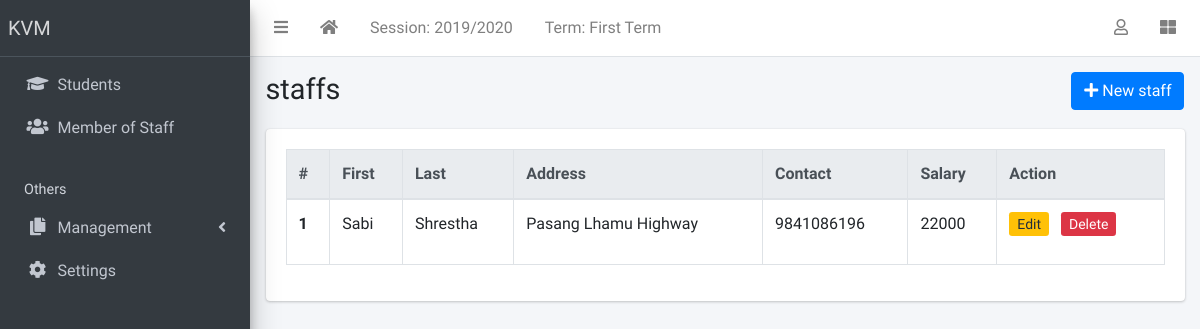
Screenshot of /teachers/ with the database file from the repository.
### main/models.py (models this page shows, shortened)
class AcademicSession(models.Model):
  name = models.CharField(max_length=200, unique=True)
  current = models.BooleanField(default=False, null=True)
  class Meta:
    ordering = ['-name']

class AcademicTerm(models.Model):
  name = models.CharField(max_length=20, unique=True)
  current = models.BooleanField(default=False, null=True)
  class Meta:
    ordering = ['name']

class SiteConfig(models.Model):
  key = models.SlugField()
  value = models.CharField(max_length=200)

### accounts/models.py (models this page shows, shortened)
class User(AbstractBaseUser, PermissionsMixin):
    class Types(models.TextChoices):
        ADMIN = "ADMIN", "Admin"
        STUDENT = "STUDENT", "Student"
        TEACHER = "TEACHER", "Teacher"
        PARENT = "PARENT","Parent"
    base_type = Types.STUDENT
    _type = models.CharField(
        _("Type"), max_length=50, choices=Types.choices, default=base_type
    )
    email = models.EmailField(max_length=254, unique=True)
    first_name = models.CharField(max_length=128)
    last_name = models.CharField(max_length=128)
    is_staff = models.BooleanField(default=False)
    is_superuser = models.BooleanField(default=False)
    is_active = models.BooleanField(default=True)
    last_login = models.DateTimeField(null=True, blank=True)
    date_joined = models.DateTimeField(auto_now_add=True)
    USERNAME_FIELD = 'email'
    EMAIL_FIELD = 'email'
    REQUIRED_FIELDS = ['first_name','last_name','_type']
    objects = UserManager()

class TeacherProfile(models.Model):
    user = models.OneToOneField(User, on_delete=models.CASCADE, related_name='TeacherProfile')
    address = models.CharField(max_length=255, null=True, blank=True)
    education = models.CharField(max_length=255, null=True, blank=True)
    major_subject = models.CharField(max_length=255, null=True, blank=True)
    mobile_num_regex      = RegexValidator(regex="^[0-9]{10,15}$", message="Entered mobile number isn't in a right format!")
    contact  = models.CharField(validators=[mobile_num_regex], max_length=13, blank=True)
    salary = models.IntegerField(null=True, blank=True)

### main/views.py (the view)
# urls.py: path("teachers/", TeacherListView.as_view(), name="teacher-list"),
class TeacherListView(ListView):
    model = Teacher
    template_name = "staffs/staff_list.html"
    paginate_by = 50
    context_object_name = 'teachers'

### accounts/models.py (called while the page is built)
    def get_queryset(self, *args, **kwargs):
        return super().get_queryset(*args, **kwargs).filter(_type=User.Types.TEACHER)

    @property
    def profile(self):
        return self.TeacherProfile

### main/context_processors.py (called while the page is built)
def site_defaults(request):
  current_session = AcademicSession.objects.get(current=True)
  current_term = AcademicTerm.objects.get(current=True)
  vals = SiteConfig.objects.all()
  contexts = {
      "current_session": current_session.name,
      "current_term": current_term.name
  }
  for val in vals:
    contexts[val.key] = val.value
  return contexts

### templates/staffs/staff_list.html (shortened to what this page needs)
{% extends 'partial/base.html' %}
{% block title %}staffs{% endblock title %}
{% block breadcrumb %}
<a class="btn btn-primary" href="{% url 'main:new-teacher' %}"><i
    class="fas fa-plus"></i> New staff</a>
{% endblock breadcrumb %}
{% block content %}
  <table id="stafftable" class="table table-bordered table-hover">
    <thead class="thead-light">
        <tr>
        <th scope="col">#</th>
        <th scope="col">First</th>
        <th scope="col">Last</th>
        <th scope="col">Address</th>
        <th scope="col">Contact</th>
        <th scope="col">Salary</th>
        <th scope="col">Action</th>
      </tr>
    </thead>
    <tbody>
      {% for teacher in teachers %}
          <tr>
            <th scope="row">{{forloop.counter}}</th>
            <td>{{teacher.first_name}}</td>
            <td>{{teacher.last_name}}</td>
            <td>{{teacher.profile.address}}</td>
            <td>{{teacher.profile.contact}}</td>
            <td>{{teacher.profile.salary}}</td>
            <td>
              <ul class='list-inline'>
                  <li class='list-inline-item'><a href="{% url 'main:teacher-update' teacher.id %}" class='btn-sm btn-warning'>Edit</a></li>
                  <li class='list-inline-item'><a href="{% url 'main:user-delete' teacher.id %}" class='btn-sm btn-danger'>Delete</a></li>
              </ul>
            </td>
      {% endfor %}
    </tbody>
  </table>
{% endblock content %}

### templates/partial/base.html (shortened to what this page needs)
{% load static %}
<!DOCTYPE html>
<html lang="en">
<head>
  <link rel="stylesheet" href="{% static 'plugins/fontawesome-free/css/all.min.css' %}">
  <link rel="stylesheet" href="{% static 'plugins/toastr/toastr.min.css' %}">
  <link rel="stylesheet"
    href="{% static 'plugins/overlayScrollbars/css/OverlayScrollbars.min.css' %}">
  <link rel="stylesheet" href="{% static 'plugins/Datatables/datatables.min.css' %}" />
  <link rel="stylesheet" href="{% static 'dist/css/adminlte.min.css' %}">
</head>
<body
  class="hold-transition sidebar-mini layout-fixed layout-navbar-fixed layout-footer-fixed">
  <div class="wrapper">
    <nav class="main-header navbar navbar-expand navbar-white navbar-light">
      <ul class="navbar-nav">
        <li class="nav-item">
          <a class="nav-link" data-widget="pushmenu" href="#" role="button"><i
              class="fas fa-bars"></i></a>
        </li>
        <li class="nav-item d-none d-sm-inline-block">
          <a href="{% url 'main:home' %} " class="nav-link"><i class="fa fa-home"></i></a>
        </li>
        <li class="nav-item d-none d-sm-inline-block">
          <a href="{% url 'main:session-list' %}" class="nav-link">Session: {{ current_session }}</a>
        </li>
        <li class="nav-item d-none d-sm-inline-block">
          <a href="{% url 'main:session-list' %}" class="nav-link">Term: {{ current_term }}</a>
        </li>
      </ul>
      <ul class="navbar-nav ml-auto">
        <li class="nav-item dropdown">
          <a class="nav-link" data-toggle="dropdown" href="#">
            <i class="far fa-user"></i>
          </a>
        </li>
        <li class="nav-item">
          <a class="nav-link" data-widget="control-sidebar" data-slide="true"
            href="#" role="button"><i class="fas fa-th-large"></i></a>
        </li>
      </ul>
    </nav>
    <aside class="main-sidebar sidebar-dark-primary elevation-4">
      <a href="{% url 'main:home' %}" class="brand-link">{{ school_name | default:"MySchool" }}</a>
      <div class="sidebar">
        <nav class="mt-2">
          <ul class="nav nav-pills nav-sidebar flex-column"
            data-widget="treeview" role="menu" data-accordion="false">
            <li class="nav-item">
              <a href="{% url 'main:student-list' %}" class="nav-link">
                <i class="nav-icon fas fa-graduation-cap"></i>
                <p>
                  Students
                </p>
              </a>
            </li>
            <li class="nav-item">
              <a href="{% url 'main:teacher-list' %}" class="nav-link">
                <i class="nav-icon fas fa-users"></i>
                <p>
                  Member of Staff
                </p>
              </a>
            </li>
            <li class="nav-header">Others</li>
            <li class="nav-item has-treeview">
              <a href="#" class="nav-link">
                <i class="nav-icon fas fa-copy"></i>
                <p>
                  Management
                  <i class="fas fa-angle-left right"></i>
                </p>
              </a>
            </li>
            <li class="nav-item">
              <a href="{% url 'main:configs' %}" class="nav-link">
                <i class="nav-icon fas fa-cog"></i>
                <p>
                  Settings
                </p>
              </a>
            </li>
          </ul>
        </nav>
      </div>
    </aside>
    <div class="content-wrapper">
      <section class="content-header">
        <div class="container-fluid">
          <div class="row mb-1">
            <div class="col-sm-8">
              <h1>{% block title %}{% endblock title %}</h1>
            </div>
            <div class="col-sm-4">
              <ol class="breadcrumb float-sm-right">
                <li class="breadcrumb-item">{% block breadcrumb %}{% endblock breadcrumb %}</li>
              </ol>
            </div>
          </div>
        </div>
      </section>
      <section class="content">
        <div class="container-fluid">
          <div class="row">
            <div class="col-md-12">
              {% block fullcard %}
              <div class="card">
                <div class="card-body">
                  <div class="row">
                    <div class="col">
                      {% block content %}
                      {% endblock content %}
                    </div>
                  </div>
                </div>
              </div>
              {% endblock fullcard %}
            </div>
          </div>
        </div>
      </section>
    </div>
  </div>
</body>
</html>

### rows the page displays
AcademicSession: name "2019/2020"
AcademicTerm: name "First Term"
SiteConfig: value "KVM"
User: first_name "Sabi", last_name "Shrestha", profile.address "Pasang Lhamu Highway", profile.contact "9841086196", profile.salary "22000"
